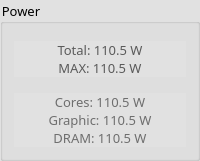
                 <widget class="QGroupBox" name="groupBox_9">
                  <property name="sizePolicy">
                   <sizepolicy hsizetype="Minimum" vsizetype="Minimum">
                    <horstretch>0</horstretch>
                    <verstretch>0</verstretch>
                   </sizepolicy>
                  </property>
                  <property name="font">
                   <font>
                    <family>Segoe Script</family>
                    <pointsize>10</pointsize>
                   </font>
                  </property>
                  <property name="styleSheet">
                   <string notr="true">background-color: rgb(225, 225, 225);</string>
                  </property>
                  <property name="title">
                   <string>Power</string>
                  </property>
                  <layout class="QGridLayout" name="gridLayout_7">
                   <property name="sizeConstraint">
                    <enum>QLayout::SetMinimumSize</enum>
                   </property>
                   <item row="0" column="1">
                    <layout class="QVBoxLayout" name="verticalLayout_10">
                     <property name="spacing">
                      <number>0</number>
                     </property>
                     <property name="sizeConstraint">
                      <enum>QLayout::SetMinimumSize</enum>
                     </property>
                     <property name="topMargin">
                      <number>6</number>
                     </property>
                     <item>
                      <widget class="QLabel" name="cpupowerTotal">
                       <property name="font">
                        <font>
                         <family>Unispace</family>
                         <pointsize>10</pointsize>
                        </font>
                       </property>
                       <property name="styleSheet">
                        <string notr="true">color: rgb(90, 90, 90);</string>
                       </property>
                       <property name="text">
                        <string>Total: 110.5 W</string>
                       </property>
                       <property name="alignment">
                        <set>Qt::AlignCenter</set>
                       </property>
                      </widget>
                     </item>
                     <item>
                      <widget class="QLabel" name="cpupowerMax">
                       <property name="font">
                        <font>
                         <family>Unispace</family>
                         <pointsize>10</pointsize>
                        </font>
                       </property>
                       <property name="styleSheet">
                        <string notr="true">color: rgb(90, 90, 90);</string>
                       </property>
                       <property name="text">
                        <string>MAX: 110.5 W</string>
                       </property>
                       <property name="alignment">
                        <set>Qt::AlignCenter</set>
                       </property>
                      </widget>
                     </item>
                     <item>
                      <spacer name="cpupowerSpacer">
                       <property name="orientation">
                        <enum>Qt::Vertical</enum>
                       </property>
                       <property name="sizeType">
                        <enum>QSizePolicy::Fixed</enum>
                       </property>
                       <property name="sizeHint" stdset="0">
                        <size>
                         <width>1</width>
                         <height>16</height>
                        </size>
                       </property>
                      </spacer>
                     </item>
                     <item>
                      <widget class="QLabel" name="cpupowerCores">
                       <property name="font">
                        <font>
                         <family>Unispace</family>
                         <pointsize>10</pointsize>
                        </font>
                       </property>
                       <property name="styleSheet">
                        <string notr="true">color: rgb(110, 110, 110);</string>
                       </property>
                       <property name="text">
                        <string>Cores: 110.5 W</string>
                       </property>
                       <property name="alignment">
                        <set>Qt::AlignCenter</set>
                       </property>
                      </widget>
                     </item>
                     <item>
                      <widget class="QLabel" name="cpupowerGraphic">
                       <property name="font">
                        <font>
                         <family>Unispace</family>
                         <pointsize>10</pointsize>
                        </font>
                       </property>
                       <property name="styleSheet">
                        <string notr="true">color: rgb(110, 110, 110);</string>
                       </property>
                       <property name="text">
                        <string>Graphic: 110.5 W</string>
                       </property>
                       <property name="alignment">
                        <set>Qt::AlignCenter</set>
                       </property>
                      </widget>
                     </item>
                     <item>
                      <widget class="QLabel" name="cpupowerDram">
                       <property name="font">
                        <font>
                         <family>Unispace</family>
                         <pointsize>10</pointsize>
                        </font>
                       </property>
                       <property name="styleSheet">
                        <string notr="true">color: rgb(110, 110, 110);</string>
                       </property>
                       <property name="text">
                        <string>DRAM: 110.5 W</string>
                       </property>
                       <property name="alignment">
                        <set>Qt::AlignCenter</set>
                       </property>
                      </widget>
                     </item>
                    </layout>
                   </item>
                  </layout>
                 </widget>
